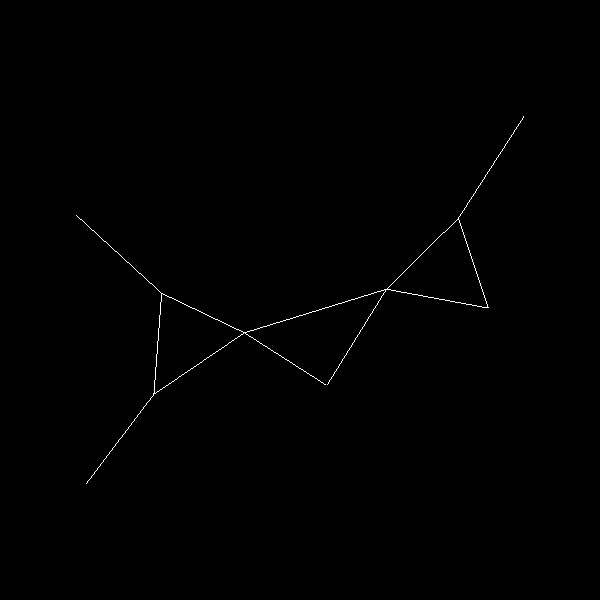

This figure's Python source:
#!/usr/bin/env python

# Select vertices and edges interactively on a random graph. Click on
# vertices or edges in the view; the pick callback prints the selected
# point or cell ID to the console.

# Factory overrides: importing these modules registers the OpenGL rendering
# and interaction style implementations for vtkRenderingCore factory classes.
import vtkmodules.vtkInteractionStyle  # noqa: F401
import vtkmodules.vtkRenderingOpenGL2  # noqa: F401

# VTK pipeline classes used in this example
from vtkmodules.vtkFiltersSources import vtkGraphToPolyData
from vtkmodules.vtkInfovisCore import vtkRandomGraphSource
from vtkmodules.vtkInfovisLayout import (
    vtkForceDirectedLayoutStrategy,
    vtkGraphLayout,
)
from vtkmodules.vtkRenderingCore import (
    vtkActor,
    vtkCellPicker,
    vtkPolyDataMapper,
    vtkRenderWindow,
    vtkRenderWindowInteractor,
    vtkRenderer,
)

# Source: generate a random graph
source = vtkRandomGraphSource()
source.SetNumberOfVertices(10)
source.SetNumberOfEdges(12)
source.SetSeed(42)

# Filter: layout the graph vertices in 2D
layout_strategy = vtkForceDirectedLayoutStrategy()
graph_layout = vtkGraphLayout()
graph_layout.SetInputConnection(source.GetOutputPort())
graph_layout.SetLayoutStrategy(layout_strategy)

# Filter: convert graph to polydata for rendering
graph_to_polydata = vtkGraphToPolyData()
graph_to_polydata.SetInputConnection(graph_layout.GetOutputPort())

# Mapper: map edge lines to graphics primitives
edge_mapper = vtkPolyDataMapper()
edge_mapper.SetInputConnection(graph_to_polydata.GetOutputPort())
edge_mapper.ScalarVisibilityOff()

# Actor: assign the edge geometry
edge_actor = vtkActor()
edge_actor.SetMapper(edge_mapper)
edge_actor.GetProperty().SetPointSize(8)

# Renderer: assemble the scene
renderer = vtkRenderer()
renderer.AddActor(edge_actor)

# Render window: display the rendered scene
render_window = vtkRenderWindow()
render_window.AddRenderer(renderer)
render_window.SetWindowName("selected vertices and edges")
render_window.SetMultiSamples(0)
render_window.SetSize(600, 600)

# Interactor: handle mouse and keyboard events
render_window_interactor = vtkRenderWindowInteractor()
render_window_interactor.SetRenderWindow(render_window)

# Picker: cell picker for selecting edges/vertices
cell_picker = vtkCellPicker()
cell_picker.SetTolerance(0.01)
render_window_interactor.SetPicker(cell_picker)


def pick_callback(caller, event):
    """Print the IDs of picked points and cells."""
    click_pos = caller.GetEventPosition()
    cell_picker.Pick(click_pos[0], click_pos[1], 0, renderer)

    point_id = cell_picker.GetPointId()
    cell_id = cell_picker.GetCellId()

    if point_id >= 0:
        print(f"Vertex Selected: {point_id}")
    if cell_id >= 0:
        print(f"Edge Selected: {cell_id}")
    if point_id >= 0 or cell_id >= 0:
        print("- - -")


render_window_interactor.AddObserver("LeftButtonPressEvent", pick_callback)

# Scene: reset camera
renderer.ResetCamera()

# Start: launch the interactive visualization
render_window_interactor.Initialize()
render_window_interactor.Start()
